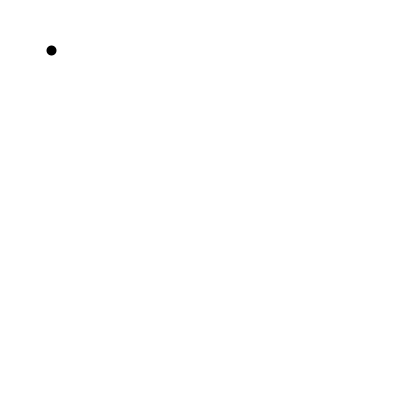
Frame 1 (no input)
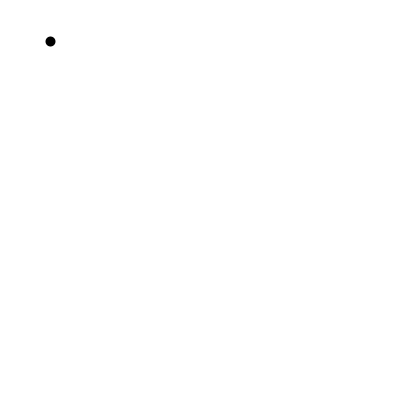
Frame 60 (the mouse pressed at the canvas centre just before this capture)
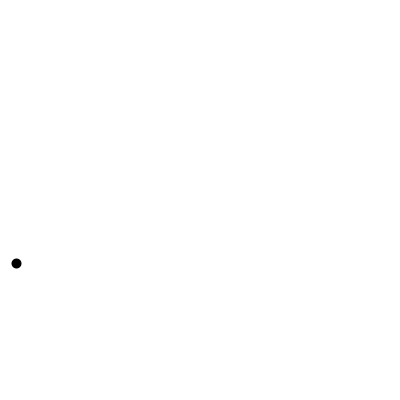
Frame 120 (the mouse held since frame 60 and released just before this capture)

The Processing sketch that drew these frames (run headless with seeded random() and noise(); from frame 60 on, the mouse is pressed at the canvas centre):

// Processing sketch: processing_173030
// ── processing_173030.pde

PVector position, velocity, gravity, force, centre, mouse;

void setup(){
  size(400, 400);
  position = new PVector(50,50);
  velocity = new PVector(2, 0.6);
  gravity = new PVector(0, 0.1);
  force = new PVector();
  centre = new PVector(0.5*width, 0.5*height);

  strokeWeight(10);
  
}

void draw(){
  background(255);
  mouse = new PVector (mouseX, mouseY);
  force.set(gravity);
  force.add(  forceFromMouse()  );
  velocity.add(force);
  velocity.mult(0.998);
  position.add(velocity);
  
  bounce();
  point(position.x, position.y);
}

void bounce(){
  if(position.x > width){ 
    velocity.x  = -velocity.x;
   }else if (position.x<0){  
       position.x = 0;
     velocity.x = -velocity.x;
  }
  
   if(position.y > height){ 
    velocity.y  = -velocity.y;
   }else if (position.y<0){  
       position.y = 0;
     velocity.y = -velocity.y;
  }
}
 
 PVector forceFromMouse(){
   mouse.sub(centre);
   mouse.mult(0.001);
   return mouse.get();
}
